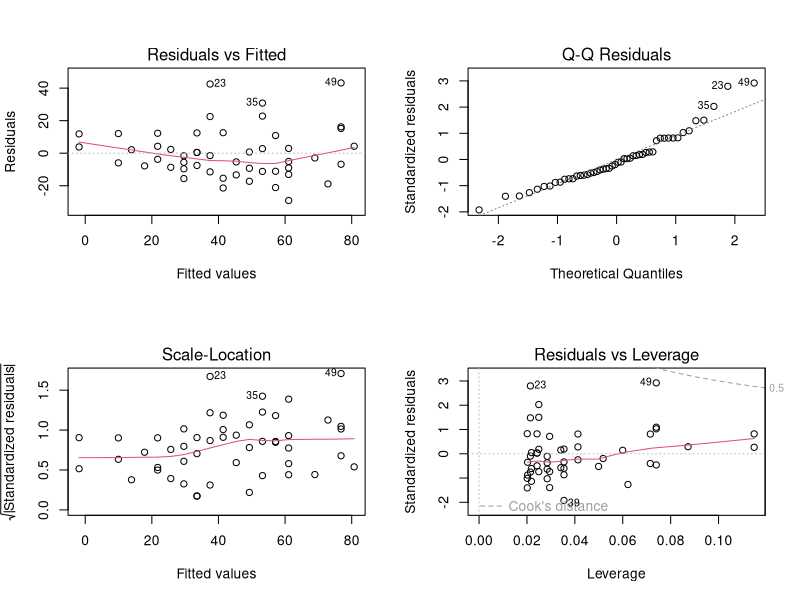
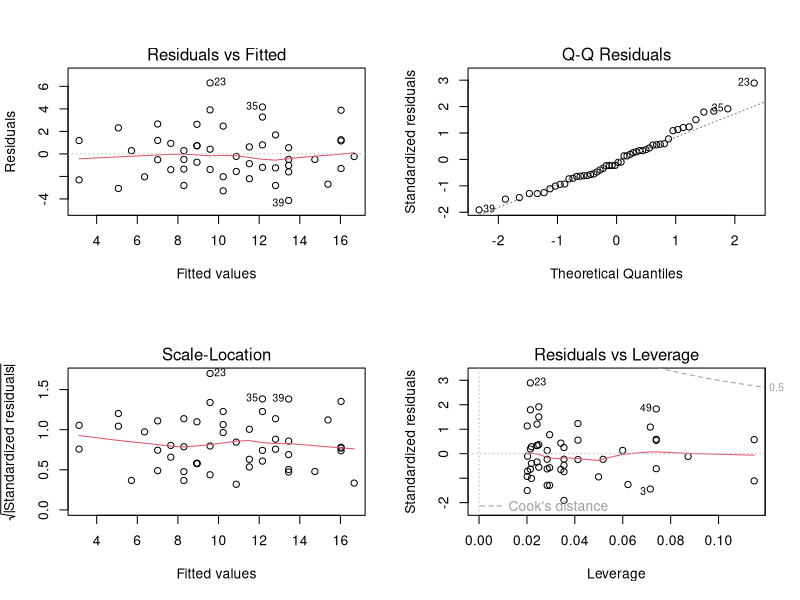

Write R code to recreate these figures, in order.
#Residula Analysis
#Here i use cars data in R
lm_model=lm(dist~speed,data=cars)
lm_model
#We can check heterosedasticity in the models there are two ways:
#1-Graphically
#2-Through Statistical Test
###1
par(mfrow=c(2,2))#to set graph in one panel 2row and 2col.
plot(lm_model)
#If there is no hetroscedasticity in data 
#the red line is flat and 
#there points is completely random(no pattern) and 
#equal distribution throughout range of X-axis.
####But in our case the red line is slightly curved and 
#the residuals increase as the fitted Y values.
#This means Heteroscedasticity in our data.
###2
#We use Breusch-Pagan Test and NCV-Test to check heteroscedasticity in our data.
library(lmtest)# for bptest() function 
bptest=bptest(lm_model)
bptest
library(car)# for ncvTest() function
ncv_test=ncvTest(lm_model)
ncv_test
#Null Hypothesis H0=Variance of Residuals is constant(no Heteroscedasticity)
###Rectify
#Now we use Box_Cox_Transformation is a mathmetical method a continous variable to transform 
#into normal distribution.
library(caret)# for BoxCoxTrans() function
dist_Boxcox_trans=BoxCoxTrans(cars$dist)
dist_Boxcox_trans
dist_new=predict(dist_Boxcox_trans,cars$dist)
cars=cbind(cars,dist_new)
#make new model and check graphically and through statistical test
new_lm.model=lm(dist_new~speed,data = cars)
plot(new_lm.model)
new_bptest=bptest(new_lm.model)
new_bptest
new_ncvtest=ncvTest(new_lm.model)
new_ncvtest
#So Null Hypothesis accepted.there is no heteroscedasicty.
#Why remove heteroscedasticity in model because for better prediction.
